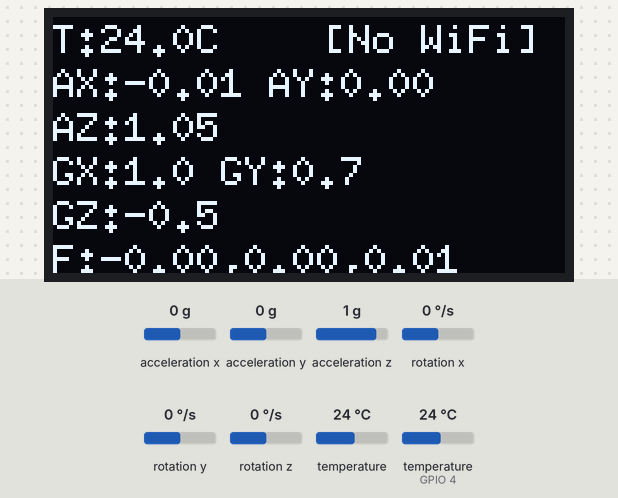
Simulated run of this sketch. Board: ESP32. On the bench: 128×64 one-colour display. Wiring (inferred from the names in the program): MPU-6050 motion sensor at I2C address 0x68. Inputs (shaded band) come from the test bench; at power-on: acceleration y 0 g, acceleration z 1 g, temperature (sensor on GPIO 4) 24 °C, acceleration x 0 g, rotation x 0 °/s, rotation y 0 °/s, rotation z 0 °/s, temperature 24 °C. WiFi joins after 1.5 s; servers stay silent unless stated; uploads are accepted with an empty reply; what the sketch prints to the serial monitor is not drawn.

Above: at 2.5 s.
2.6 s: acceleration y set to 1.4 g
At 4.6 s:
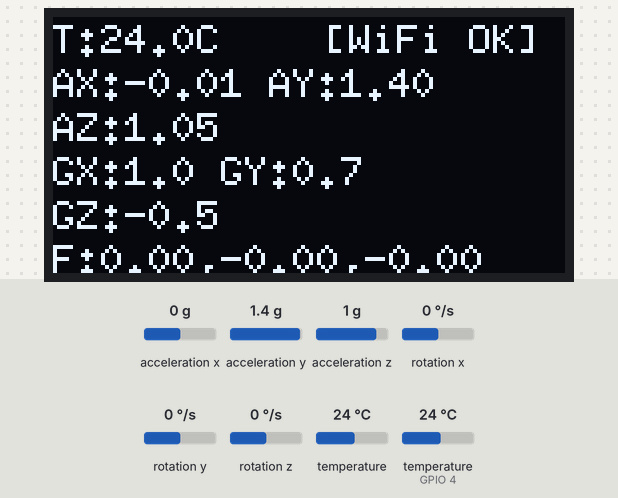
4.7 s: acceleration z set to 0.8 g
At 6.1 s:
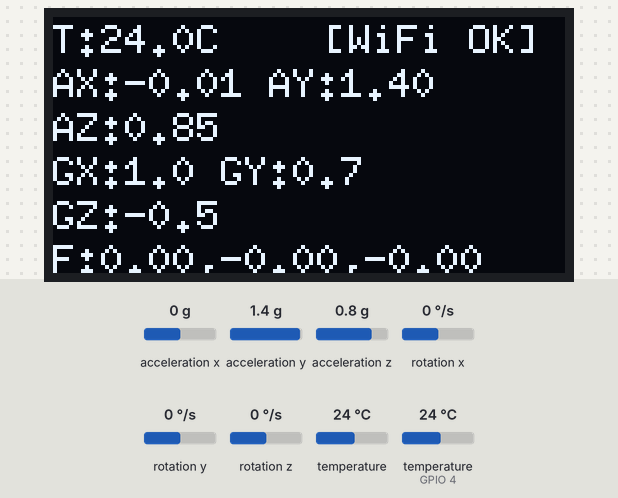
6.3 s: temperature (sensor on GPIO 4) set to 12 °C
At 8.1 s:
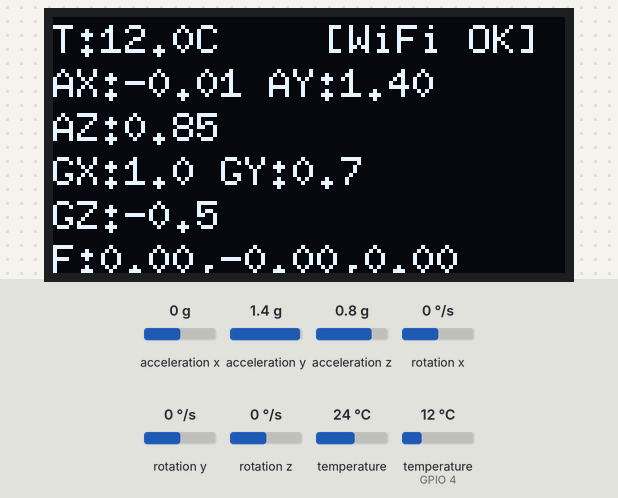
8.3 s: acceleration x set to -1.4 g
At 8.56 s:
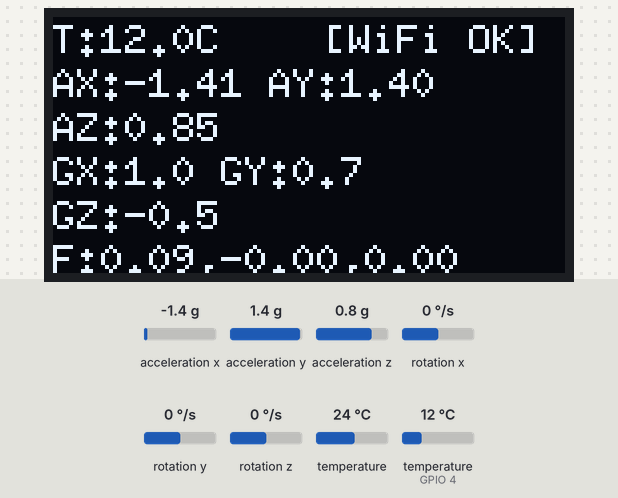
9.9 s: acceleration y set to -0.8 g
At 11.25 s:
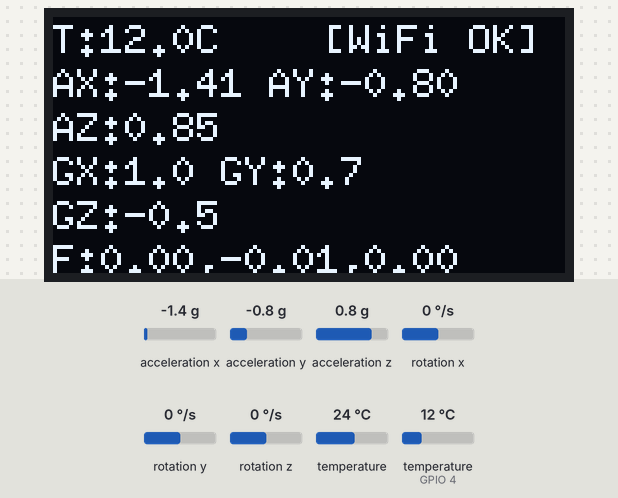
11.4 s: temperature (sensor on GPIO 4) set to 19 °C
At 13.7 s:
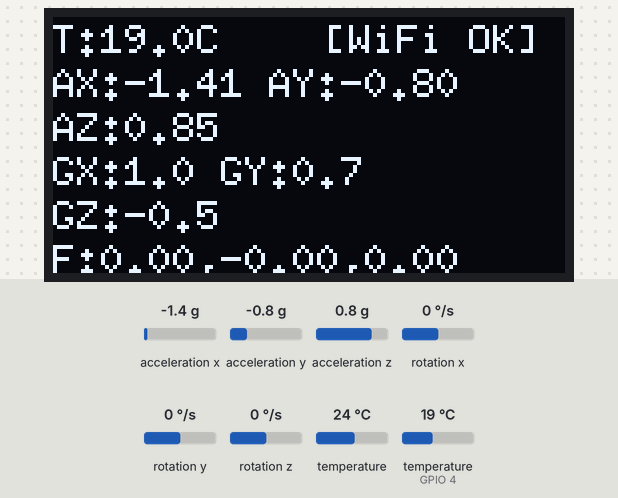
Timing chart, 0 to 15.2 s (numbered marks = the images above; inputs shaded):
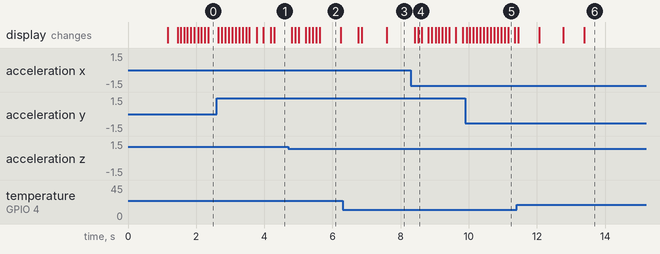

The sketch:

Code_github.ino
```cpp
#include <WiFi.h>
#include <HTTPClient.h>
#include <Wire.h>
#include <OneWire.h>
#include <DallasTemperature.h>
#include <U8g2lib.h>

// =====================================================
// WIFI & API CONFIGURATION
// =====================================================
// Enter your WiFi network credentials:
const char* WIFI_SSID     = "LENOVO IDEAPAD";
const char* WIFI_PASSWORD = "ABCD1234";

// Backend API URL:
// Replace with the address of your own backend API.
const char* API_URL       = "http://10.51.28.237:8443/api/telemetry";

// Replace with the same private API key configured in your backend.
const char* API_KEY       = "change-me-to-a-long-random-string";

// How often to post data to the API over WiFi (milliseconds)
const unsigned long API_POST_INTERVAL_MS = 250; // 4 times per second

// =====================================================
// PIN CONFIGURATION
// =====================================================

#define I2C_SDA 21
#define I2C_SCL 22

#define DS18B20_PIN 4

// =====================================================
// SH1106 OLED
// =====================================================

U8G2_SH1106_128X64_NONAME_F_HW_I2C display(
  U8G2_R0,
  U8X8_PIN_NONE
);

// =====================================================
// DS18B20 (Single Temperature Sensor)
// =====================================================

OneWire oneWire(DS18B20_PIN);
DallasTemperature sensors(&oneWire);

float temperatureC = -127.0;

// =====================================================
// MPU6050
// =====================================================

#define MPU6050_ADDR 0x68

#define ACCEL_XOUT_H 0x3B
#define TEMP_OUT_H   0x41
#define GYRO_XOUT_H  0x43

#define PWR_MGMT_1   0x6B
#define ACCEL_CONFIG 0x1C
#define GYRO_CONFIG  0x1B

// =====================================================
// MPU6050 CALIBRATION OFFSETS
// =====================================================

const float ACCEL_OFFSET_X = 0.009;
const float ACCEL_OFFSET_Y = -0.003;
const float ACCEL_OFFSET_Z = -0.05;

const float GYRO_OFFSET_X = -1.004212;
const float GYRO_OFFSET_Y = -0.718951;
const float GYRO_OFFSET_Z = 0.542194;

// =====================================================
// SENSOR SCALE
// =====================================================

const float ACCEL_SCALE = 16384.0;
const float GYRO_SCALE  = 131.0;

// =====================================================
// SAMPLING & TIMING
// =====================================================

const unsigned long SAMPLE_PERIOD_US = 10000;   // 100 Hz MPU sampling

unsigned long nextSampleTime = 0;
unsigned long sampleCounter = 0;
unsigned long lastRateTime = 0;
float mpuDieTempC = 25.0;

// =====================================================
// SENSOR DATA STRUCTURE
// =====================================================

struct SensorData
{
  float accelX;
  float accelY;
  float accelZ;

  float gyroX;
  float gyroY;
  float gyroZ;

  float filteredX;
  float filteredY;
  float filteredZ;
};

// =====================================================
// FREE-RTOS DUAL CORE DATA SHARING
// =====================================================
// Core 1 runs the 100 Hz sampling loop without interruption.
// Core 0 runs the WiFi HTTP transmission task in the background.

struct TelemetrySnapshot
{
  SensorData sensor;
  float tempC;
  float dieTempC;
  bool valid;
};

portMUX_TYPE sensorMux = portMUX_INITIALIZER_UNLOCKED;
TelemetrySnapshot latestSnapshot = { {0}, -127.0, 25.0, false };

bool wifiConnected = false;
String wifiIP = "Connecting...";

// =====================================================
// BUTTERWORTH 1-20 Hz BANDPASS (Fs = 100 Hz)
// =====================================================

// ---------------- Section 1 ----------------
const float BP1_B0 = 0.19061660;
const float BP1_B1 = 0.38123320;
const float BP1_B2 = 0.19061660;
const float BP1_A1 = -0.42353116;
const float BP1_A2 = 0.22570987;

// ---------------- Section 2 ----------------
const float BP2_B0 = 1.00000000;
const float BP2_B1 = -2.00000000;
const float BP2_B2 = 1.00000000;
const float BP2_A1 = -1.91155124;
const float BP2_A2 = 0.91565330;

// =====================================================
// BIQUAD STATE
// =====================================================

struct BiquadState
{
  float z1;
  float z2;
};

BiquadState filterState[3][2];

// =====================================================
// BIQUAD PROCESSING
// =====================================================

float processBiquad(
  float input,
  BiquadState &state,
  float b0,
  float b1,
  float b2,
  float a1,
  float a2
)
{
  float output = b0 * input + state.z1;

  state.z1 =
    b1 * input -
    a1 * output +
    state.z2;

  state.z2 =
    b2 * input -
    a2 * output;

  return output;
}

// =====================================================
// BANDPASS FILTER
// =====================================================

float bandpassFilter(
  float input,
  BiquadState &section1,
  BiquadState &section2
)
{
  float output1 = processBiquad(
    input,
    section1,
    BP1_B0,
    BP1_B1,
    BP1_B2,
    BP1_A1,
    BP1_A2
  );

  float output2 = processBiquad(
    output1,
    section2,
    BP2_B0,
    BP2_B1,
    BP2_B2,
    BP2_A1,
    BP2_A2
  );

  return output2;
}

// =====================================================
// RESET FILTER
// =====================================================

void resetFilters()
{
  for (int axis = 0; axis < 3; axis++)
  {
    for (int section = 0; section < 2; section++)
    {
      filterState[axis][section].z1 = 0.0;
      filterState[axis][section].z2 = 0.0;
    }
  }
}

// =====================================================
// READ 16-BIT MPU REGISTER
// =====================================================

int16_t read16(byte reg)
{
  Wire.beginTransmission(MPU6050_ADDR);
  Wire.write(reg);

  if (Wire.endTransmission(false) != 0)
    return 0;

  Wire.requestFrom((uint8_t)MPU6050_ADDR, (size_t)2);

  if (Wire.available() < 2)
    return 0;

  int16_t value = Wire.read() << 8;
  value |= Wire.read();

  return value;
}

// =====================================================
// READ ACCELEROMETER
// =====================================================

void readAcceleration(
  float &x,
  float &y,
  float &z
)
{
  int16_t rawX = read16(ACCEL_XOUT_H);
  int16_t rawY = read16(ACCEL_XOUT_H + 2);
  int16_t rawZ = read16(ACCEL_XOUT_H + 4);

  x = rawX / ACCEL_SCALE;
  y = rawY / ACCEL_SCALE;
  z = rawZ / ACCEL_SCALE;
}

// =====================================================
// READ GYROSCOPE
// =====================================================

void readGyroscope(
  float &x,
  float &y,
  float &z
)
{
  int16_t rawX = read16(GYRO_XOUT_H);
  int16_t rawY = read16(GYRO_XOUT_H + 2);
  int16_t rawZ = read16(GYRO_XOUT_H + 4);

  x = rawX / GYRO_SCALE;
  y = rawY / GYRO_SCALE;
  z = rawZ / GYRO_SCALE;
}

// =====================================================
// READ MPU6050 DIE TEMPERATURE
// =====================================================

float readMPUDieTemp()
{
  int16_t raw = read16(TEMP_OUT_H);
  return (raw / 340.0) + 36.53;
}

// =====================================================
// INITIALIZE MPU6050
// =====================================================

void initializeMPU6050()
{
  Wire.beginTransmission(MPU6050_ADDR);
  Wire.write(PWR_MGMT_1);
  Wire.write(0x00); // Wake MPU6050
  Wire.endTransmission();

  delay(100);

  Wire.beginTransmission(MPU6050_ADDR);
  Wire.write(ACCEL_CONFIG);
  Wire.write(0x00); // Accelerometer ±2g
  Wire.endTransmission();

  Wire.beginTransmission(MPU6050_ADDR);
  Wire.write(GYRO_CONFIG);
  Wire.write(0x00); // Gyroscope ±250 °/s
  Wire.endTransmission();

  delay(100);
}

// =====================================================
// CHECK MPU6050
// =====================================================

bool checkMPU6050()
{
  Wire.beginTransmission(MPU6050_ADDR);
  return (Wire.endTransmission() == 0);
}

// =====================================================
// READ MPU6050 DATA
// =====================================================

void readSensor(SensorData &data)
{
  float rawAX, rawAY, rawAZ;
  float rawGX, rawGY, rawGZ;

  readAcceleration(rawAX, rawAY, rawAZ);
  readGyroscope(rawGX, rawGY, rawGZ);

  data.accelX = rawAX - ACCEL_OFFSET_X;
  data.accelY = rawAY - ACCEL_OFFSET_Y;
  data.accelZ = rawAZ - ACCEL_OFFSET_Z;

  data.gyroX = rawGX - GYRO_OFFSET_X;
  data.gyroY = rawGY - GYRO_OFFSET_Y;
  data.gyroZ = rawGZ - GYRO_OFFSET_Z;

  data.filteredX = bandpassFilter(data.accelX, filterState[0][0], filterState[0][1]);
  data.filteredY = bandpassFilter(data.accelY, filterState[1][0], filterState[1][1]);
  data.filteredZ = bandpassFilter(data.accelZ, filterState[2][0], filterState[2][1]);
}

// =====================================================
// OLED DISPLAY
// =====================================================

void displaySensorData(SensorData &data)
{
  display.clearBuffer();
  display.setFont(u8g2_font_6x10_tf);

  // ---------------- Line 1: Temp & WiFi Status ----------------
  display.setCursor(0, 9);
  if (temperatureC <= -100.0)
  {
    display.print("TEMP: ERR");
  }
  else
  {
    display.print("T:");
    display.print(temperatureC, 1);
    display.print("C");
  }

  display.setCursor(68, 9);
  if (wifiConnected)
  {
    display.print("[WiFi OK]");
  }
  else
  {
    display.print("[No WiFi]");
  }

  // ---------------- Line 2: Accel X & Y ----------------
  display.setCursor(0, 20);
  display.print("AX:");
  display.print(data.accelX, 2);
  display.print(" AY:");
  display.print(data.accelY, 2);

  // ---------------- Line 3: Accel Z ----------------
  display.setCursor(0, 31);
  display.print("AZ:");
  display.print(data.accelZ, 2);

  // ---------------- Line 4: Gyro X & Y ----------------
  display.setCursor(0, 42);
  display.print("GX:");
  display.print(data.gyroX, 1);
  display.print(" GY:");
  display.print(data.gyroY, 1);

  // ---------------- Line 5: Gyro Z ----------------
  display.setCursor(0, 53);
  display.print("GZ:");
  display.print(data.gyroZ, 1);

  // ---------------- Line 6: Filtered Accel ----------------
  display.setCursor(0, 64);
  display.print("F:");
  display.print(data.filteredX, 2);
  display.print(",");
  display.print(data.filteredY, 2);
  display.print(",");
  display.print(data.filteredZ, 2);

  display.sendBuffer();
}

// =====================================================
// SERIAL OUTPUT
// =====================================================

void printSensorData(SensorData &data)
{
  Serial.print("TEMP: ");
  if (temperatureC <= -100.0)
  {
    Serial.print("ERROR");
  }
  else
  {
    Serial.print(temperatureC, 2);
    Serial.print(" C");
  }

  Serial.print(" | A: ");
  Serial.print(data.accelX, 3);
  Serial.print(", ");
  Serial.print(data.accelY, 3);
  Serial.print(", ");
  Serial.print(data.accelZ, 3);

  Serial.print(" | F: ");
  Serial.print(data.filteredX, 3);
  Serial.print(", ");
  Serial.print(data.filteredY, 3);
  Serial.print(", ");
  Serial.print(data.filteredZ, 3);

  Serial.print(" | G: ");
  Serial.print(data.gyroX, 2);
  Serial.print(", ");
  Serial.print(data.gyroY, 2);
  Serial.print(", ");
  Serial.print(data.gyroZ, 2);

  Serial.print(" | WiFi: ");
  Serial.println(wifiConnected ? "Connected" : "Disconnected");
}

// =====================================================
// FREERTOS BACKGROUND TASK: WIFI & API TELEMETRY (CORE 0)
// =====================================================

void wifiTelemetryTask(void *pvParameters)
{
  Serial.print("[WiFi Task] Connecting to ");
  Serial.println(WIFI_SSID);

  WiFi.mode(WIFI_STA);
  WiFi.begin(WIFI_SSID, WIFI_PASSWORD);

  HTTPClient http;
  http.setReuse(true);
  http.setTimeout(1500);

  while (true)
  {
    if (WiFi.status() == WL_CONNECTED)
    {
      if (!wifiConnected)
      {
        wifiConnected = true;
        wifiIP = WiFi.localIP().toString();
        Serial.print("[WiFi] Connected! IP address: ");
        Serial.println(wifiIP);
      }

      // Read safely from the shared snapshot
      TelemetrySnapshot snap;
      portENTER_CRITICAL(&sensorMux);
      snap = latestSnapshot;
      portEXIT_CRITICAL(&sensorMux);

      if (snap.valid)
      {
        char jsonPayload[320];
        snprintf(
          jsonPayload,
          sizeof(jsonPayload),
          "{\"temperature_c\":%.2f,\"sensor_id\":\"ds18b20-0\",\"mpu_temp_c\":%.2f,"
          "\"accel\":{\"x\":%.4f,\"y\":%.4f,\"z\":%.4f},"
          "\"gyro\":{\"x\":%.3f,\"y\":%.3f,\"z\":%.3f}}",
          snap.tempC,
          snap.dieTempC,
          snap.sensor.accelX,
          snap.sensor.accelY,
          snap.sensor.accelZ,
          snap.sensor.gyroX,
          snap.sensor.gyroY,
          snap.sensor.gyroZ
        );

        if (http.begin(API_URL))
        {
          http.addHeader("Content-Type", "application/json");
          http.addHeader("X-API-Key", API_KEY);

          int httpResponseCode = http.POST((uint8_t*)jsonPayload, strlen(jsonPayload));
          if (httpResponseCode <= 0)
          {
            Serial.print("[API Error] HTTP POST failed: ");
            Serial.println(http.errorToString(httpResponseCode).c_str());
          }
          http.end();
        }
      }
    }
    else
    {
      wifiConnected = false;
      wifiIP = "Connecting...";
    }

    vTaskDelay(pdMS_TO_TICKS(API_POST_INTERVAL_MS));
  }
}

// =====================================================
// SETUP
// =====================================================

void setup()
{
  Serial.begin(115200);
  delay(1000);

  Serial.println();
  Serial.println("======================================");
  Serial.println("ESP32 SENSOR SYSTEM (WIFI & API ENABLED)");
  Serial.println("DS18B20 + MPU6050 + SH1106 OLED");
  Serial.println("======================================");

  // ===================================================
  // I2C
  // ===================================================
  Wire.begin(I2C_SDA, I2C_SCL);
  Wire.setClock(400000);
  delay(100);

  // ===================================================
  // OLED
  // ===================================================
  Serial.println("Initializing SH1106 OLED...");
  display.begin();
  display.clearBuffer();
  display.setFont(u8g2_font_6x10_tf);
  display.drawStr(10, 25, "SENSOR SYSTEM");
  display.drawStr(10, 40, "Connecting WiFi...");
  display.sendBuffer();

  // ===================================================
  // DS18B20 (Non-blocking conversion setup)
  // ===================================================
  Serial.println("Initializing DS18B20...");
  sensors.begin();
  // Non-blocking mode ensures the 100 Hz MPU loop does not freeze
  sensors.setWaitForConversion(false);
  sensors.requestTemperatures();

  Serial.print("DS18B20 sensors found: ");
  Serial.println(sensors.getDeviceCount());

  // ===================================================
  // MPU6050
  // ===================================================
  Serial.println("Checking MPU6050 at 0x68...");
  if (checkMPU6050())
  {
    Serial.println("MPU6050 detected.");
    initializeMPU6050();
    Serial.println("MPU6050 initialized.");
  }
  else
  {
    Serial.println("ERROR: MPU6050 not detected! Check wiring.");
  }

  // ===================================================
  // RESET FILTER
  // ===================================================
  resetFilters();

  // ===================================================
  // START WIFI TELEMETRY TASK ON CORE 0
  // ===================================================
  // Pinning WiFi transmission to Core 0 leaves Core 1 dedicated
  // to the 100 Hz sampling and Butterworth filter!
  xTaskCreatePinnedToCore(
    wifiTelemetryTask,
    "WiFiTelemetryTask",
    8192,
    NULL,
    1,
    NULL,
    0 // Core 0
  );

  // ===================================================
  // TIMING
  // ===================================================
  nextSampleTime = micros();
  lastRateTime = millis();

  Serial.println();
  Serial.println("======================================");
  Serial.println("SYSTEM READY");
  Serial.println("Sampling rate: 100 Hz");
  Serial.println("Filter: 1-20 Hz");
  Serial.println("======================================");
}

// =====================================================
// MAIN LOOP (CORE 1)
// =====================================================

void loop()
{
  unsigned long currentTime = micros();

  // ===================================================
  // 100 Hz MPU SAMPLE TIMING
  // ===================================================
  if ((long)(currentTime - nextSampleTime) < 0)
  {
    return;
  }

  nextSampleTime += SAMPLE_PERIOD_US;

  // ===================================================
  // READ MPU6050
  // ===================================================
  SensorData sensor;
  readSensor(sensor);
  sampleCounter++;

  // ===================================================
  // READ DS18B20 & MPU DIE TEMP
  // ===================================================
  // Read temperature periodically without blocking 100 Hz loop
  static unsigned long lastTemperatureTime = 0;
  if (millis() - lastTemperatureTime >= 750)
  {
    lastTemperatureTime = millis();

    float temp = sensors.getTempCByIndex(0);
    if (temp == DEVICE_DISCONNECTED_C || temp < -100.0)
    {
      temperatureC = -127.0;
    }
    else
    {
      temperatureC = temp;
    }

    // Trigger next asynchronous temperature conversion
    sensors.requestTemperatures();

    // Read MPU6050 die temperature
    mpuDieTempC = readMPUDieTemp();
  }

  // Update shared telemetry snapshot for Core 0 background WiFi task
  portENTER_CRITICAL(&sensorMux);
  latestSnapshot.sensor = sensor;
  latestSnapshot.tempC = temperatureC;
  latestSnapshot.dieTempC = mpuDieTempC;
  latestSnapshot.valid = true;
  portEXIT_CRITICAL(&sensorMux);

  // ===================================================
  // OLED UPDATE (Every 100 ms)
  // ===================================================
  static unsigned long lastDisplayTime = 0;
  if (millis() - lastDisplayTime >= 100)
  {
    lastDisplayTime = millis();
    displaySensorData(sensor);
  }

  // ===================================================
  // SERIAL OUTPUT (10 Hz)
  // ===================================================
  if (sampleCounter % 10 == 0)
  {
    printSensorData(sensor);
  }

  // ===================================================
  // SAMPLE RATE REPORTING
  // ===================================================
  if (millis() - lastRateTime >= 1000)
  {
    float actualRate = (sampleCounter * 1000.0) / (millis() - lastRateTime);
    Serial.print("Actual sample rate: ");
    Serial.print(actualRate, 2);
    Serial.println(" Hz");

    sampleCounter = 0;
    lastRateTime = millis();
  }
}
```

Measured:
- after the input at 4.7 s, the display: first changes after 0.10 s (image 2 shows a later state)
- after the input at 6.3 s, the display: changes after 0.45 s (image 3)
- after the input at 8.3 s, the display: first changes after 0.11 s (image 4 shows a later state)
- after the input at 9.9 s, the display: first changes at once (image 5 shows a later state)
- after the input at 11.4 s, the display: first differs from a run without the input after 0.67 s (image 6)
- what the display in image 2 shows lasts 0.6 s, from 5.6 s to 6.2 s
